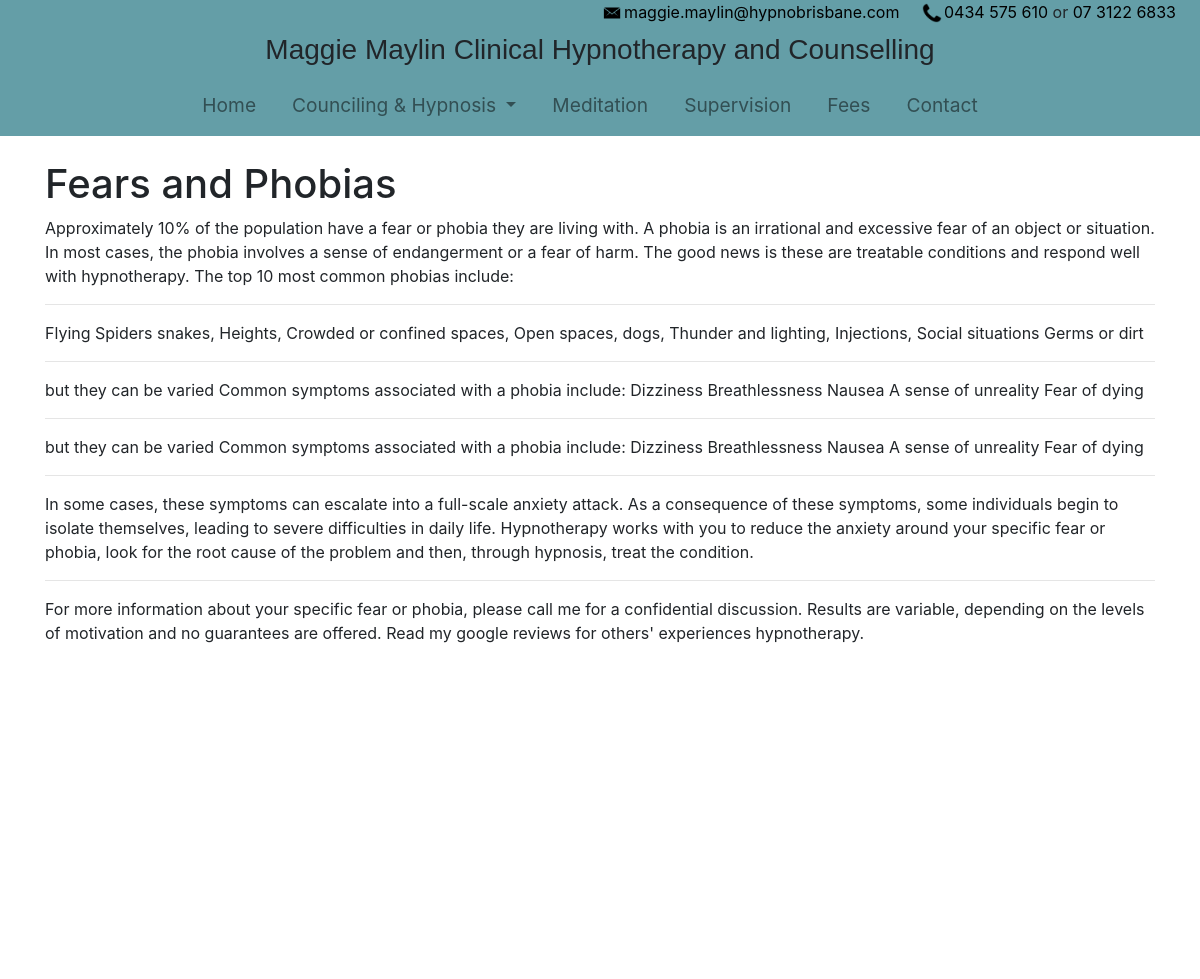
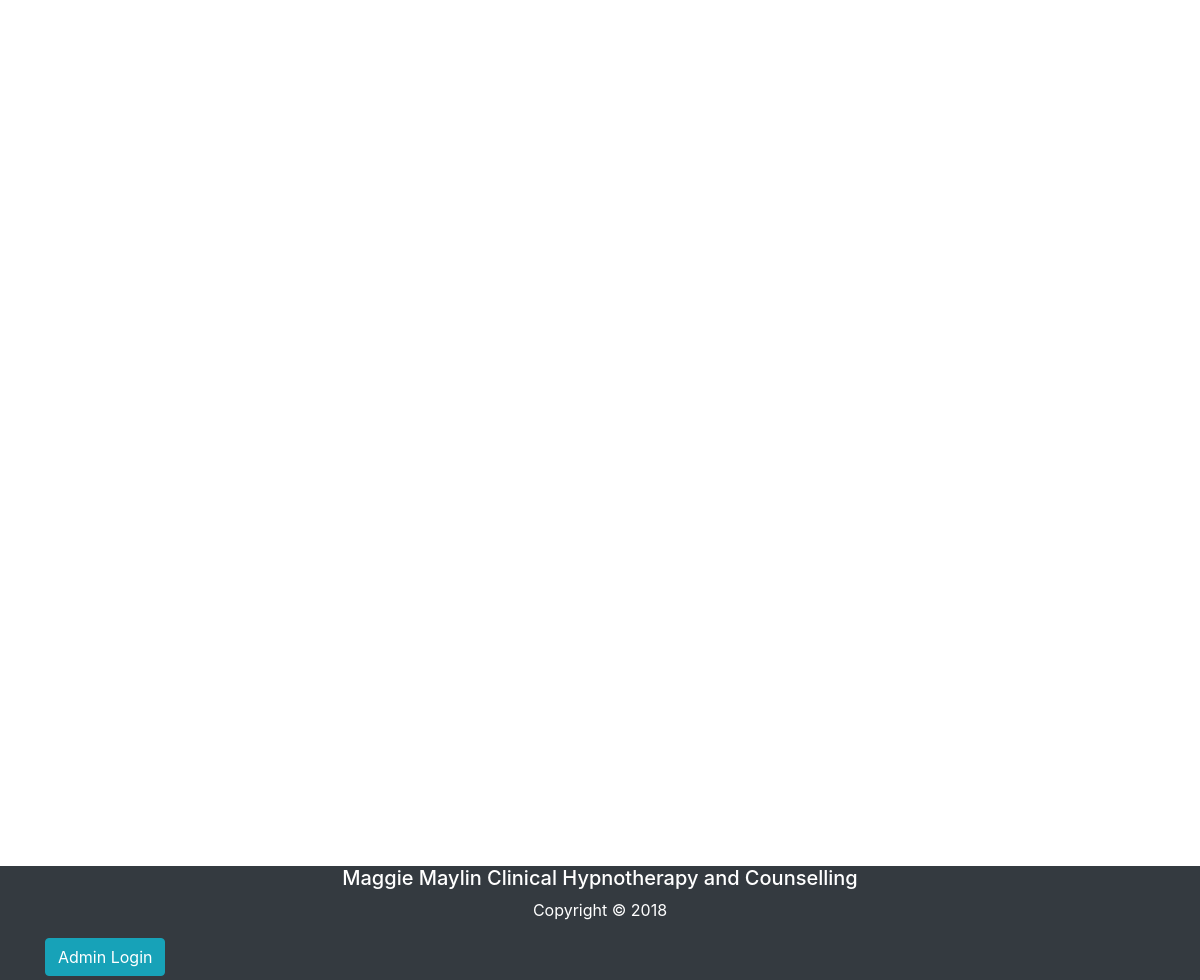
Page /fearsphobiascompulsions.php on the committed database (2 pictures, top to bottom).
### tables this page shows
CREATE TABLE `Fears` (
  `id` int(255) NOT NULL,
  `content` mediumtext NOT NULL
);

### fearsphobiascompulsions.php (the view, shortened to what this page needs)
<?php
require_once 'connect.php';
?>
<!DOCTYPE html>
<html lang="en">
<head>
    <?php include("include/head.inc") ?>
</head>
<body>
  <?php include("include/index_main.inc") ?>
<br>
<div class="container">
<h1>Fears and Phobias</h1>
<p>
    <?php
$sql = "SELECT content FROM Fears WHERE id like 1";
$result = $conn->query($sql);
    if ($result->num_rows > 0)
    {
    while($row = $result->fetch_assoc())
    {
        echo "". $row["content"]. " ";
    }
    }
    else
    {
    echo "";
    }
?>
</p>
<hr>
<p>
    <?php
 $sql = "SELECT content FROM Fears WHERE id like 2";
 $result = $conn->query($sql);
    if ($result->num_rows > 0)
    {
        while($row = $result->fetch_assoc())
        {
        echo "". $row["content"]. " ";
        }
    }
    else
    {
    echo "No Content Found";
    }
?>
</p>
<hr>
<p><?php
$sql = "SELECT content FROM Fears WHERE id like 3";
$result = $conn->query($sql);
    if ($result->num_rows > 0)
    {
    while($row = $result->fetch_assoc())
    {
        echo "". $row["content"]. " ";
    }
    }
    else
    {
    echo "No Content Found";
    }
?></p><hr>
<p>
    <?php
$sql = "SELECT content FROM Fears WHERE id like 3";
$result = $conn->query($sql);
    if ($result->num_rows > 0)
    {
        while($row = $result->fetch_assoc())
        {
        echo "". $row["content"]. " ";
        }
    }
    else
    {
    echo "No Content Found";
    }
?>
</p>
<hr>
<p>
    <?php
 $sql = "SELECT content FROM Fears WHERE id like 4";
 $result = $conn->query($sql);
    if ($result->num_rows > 0)
    {
        while($row = $result->fetch_assoc())
        {
        echo "". $row["content"]. " ";
        }
    }
    else
    {
    echo "No Content Found";
    }
?>
</p>
    <hr>
<p>
    <?php
 $sql = "SELECT content FROM Fears WHERE id like 5";
 $result = $conn->query($sql);
    if ($result->num_rows > 0)
    {
        while($row = $result->fetch_assoc())
        {
        echo "". $row["content"]. " ";
        }
    }
    else
    {
    echo "No Content Found";
    }
?>
    </p>
</div>
<?php include("include/footer.inc") ?>
  </body>
  </html>

### css/style.css (style rules this page uses)
html,body { padding:0px; margin: 0px; height:100%; }

### rows in the picture
fears: content "Approximately 10% of the population have a fear or phobia they are living with. A phobia is an irrational and excessive fear of an object or situation. In most cases, the phobia involves a sense of endangerment or a fear of harm. The good news is these are treatable conditions and respond well with hypnotherapy. The top 10 most common phobias include:"
fears: content "Flying Spiders snakes, Heights, Crowded or confined spaces, Open spaces, dogs, Thunder and lighting, Injections, Social situations Germs or dirt"
fears: content "but they can be varied Common symptoms associated with a phobia include: Dizziness Breathlessness Nausea A sense of unreality Fear of dying"
fears: content "In some cases, these symptoms can escalate into a full-scale anxiety attack. As a consequence of these symptoms, some individuals begin to isolate themselves, leading to severe difficulties in daily life. Hypnotherapy works with you to reduce the anxiety around your specific fear or phobia, look for the root cause of the problem and then, through hypnosis, treat the condition."
fears: content "For more information about your specific fear or phobia, please call me for a confidential discussion. Results are variable, depending on the levels of motivation and no guarantees are offered. Read my google reviews for others' experiences hypnotherapy."
